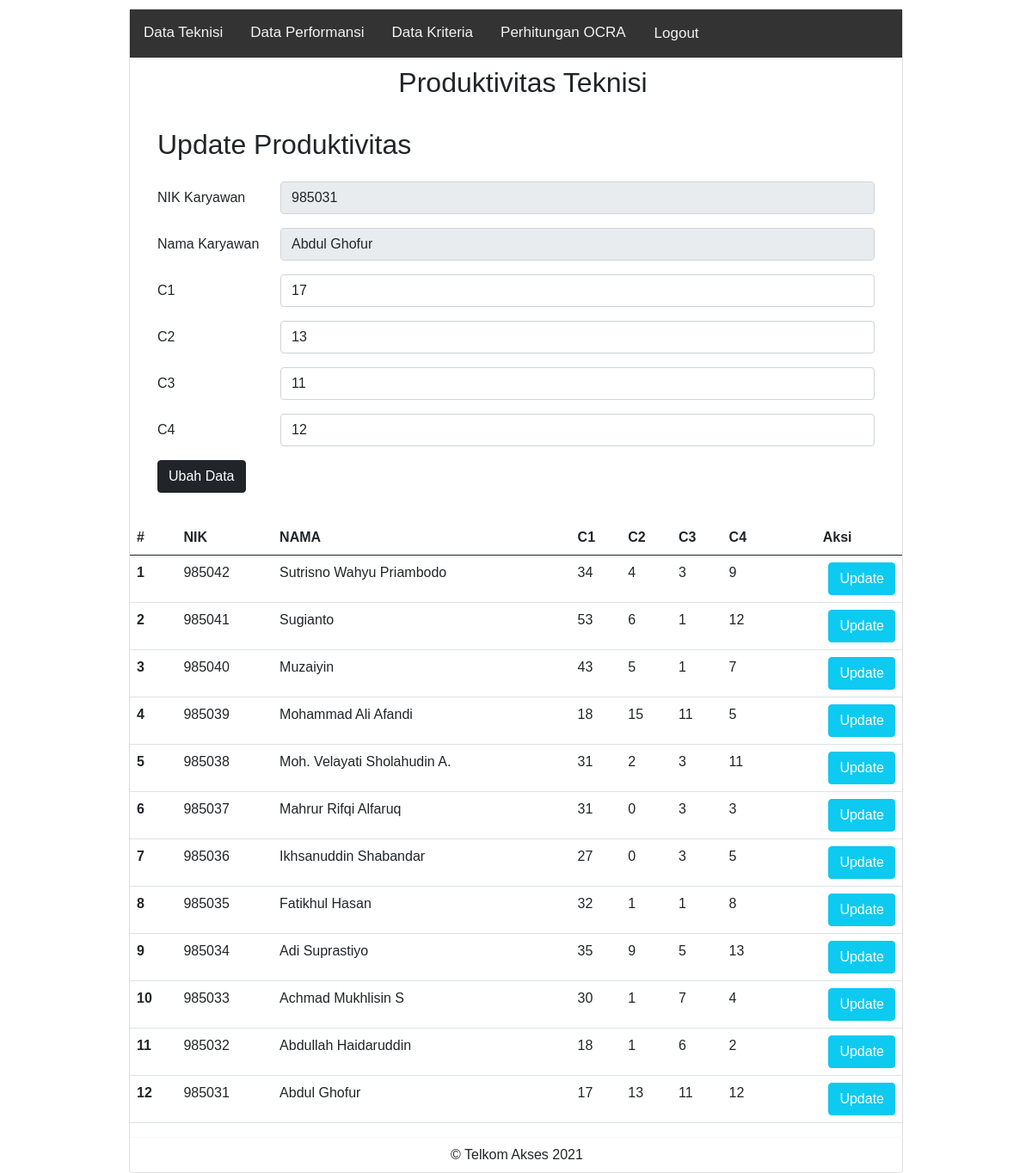
The page /performansi.php?op=edit&id=4 on the database its author committed.
### tables this page shows
CREATE TABLE `tb_karyawan` (
  `id_karyawan` int(11) NOT NULL,
  `nik_karyawan` int(11) NOT NULL,
  `nama_karyawan` varchar(50) NOT NULL,
  `mitra` varchar(50) NOT NULL,
  `prod_c1` int(11) NOT NULL DEFAULT 0,
  `prod_c2` int(11) NOT NULL DEFAULT 0,
  `prod_c3` int(11) NOT NULL DEFAULT 0,
  `prod_c4` int(11) NOT NULL DEFAULT 0
);

### performansi.php (the view, shortened to what this page needs)
<?php
$host       = "localhost";
$user       = "root";
$pass       = "";
$db         = "ocra";
$koneksi    = mysqli_connect($host, $user, $pass, $db);
$nik_karyawan     = "";
$nama_karyawan    = "";
$prod_c1          = "";
$prod_c2          = "";
$prod_c3          = "";
$prod_c4          = "";
if (isset($_GET['op'])) {
    $op = $_GET['op'];
} else {
    $op = "";
}
if ($op == 'edit') {
    $id         = $_GET['id'];
    $sql1       = "select * from tb_karyawan where id_karyawan = '$id'";
    $q1         = mysqli_query($koneksi, $sql1);
    $r1         = mysqli_fetch_array($q1);
    $nik_karyawan       = $r1['nik_karyawan'];
    $nama_karyawan      = $r1['nama_karyawan'];
    $prod_c1            = $r1['prod_c1'];
    $prod_c2            = $r1['prod_c2'];
    $prod_c3            = $r1['prod_c3'];
    $prod_c4            = $r1['prod_c4'];
}
?>
<!DOCTYPE html>
<html lang="en">
<head>
    <link href="https://cdn.jsdelivr.net/npm/bootstrap@5.0.0-beta2/dist/css/bootstrap.min.css" rel="stylesheet">
</head>
<body>
<div class="card mx-auto">
            <div class="topnav">
                <a href="index.php">Data Teknisi</a>
                <a href="performansi.php">Data Performansi</a>
                <a href="kriteria.php">Data Kriteria</a>
                <a href="">Perhitungan OCRA</a>
                <a href="" class="btn button_right">Logout</a>
            </div>
            <div style="padding-left:16px; margin-top:10px">
                <center><h2>Produktivitas Teknisi</h2></center>
            </div>
            <div class="card-body">
            <div style="padding-left:16px; margin-top:10px">
                <h2>Update Produktivitas</h2>
            </div>
            <div class="card-body">
                <form action="performansi.php<?php if(isset($_GET['op'])){echo "?op=".$_GET['op']."&id=".$_GET['id'];}?>" method="POST" enctype="multipart/form-data">
                    <div class="mb-3 row">
                        <label for="nik_karyawan" class="col-sm-2 col-form-label">NIK Karyawan</label>
                        <div class="col-sm-10">
                            <input type="text" disabled class="form-control" id="nik_karyawan" name="nik_karyawan" value="<?php echo $nik_karyawan ?>">
                        </div>
                    </div>
                    <div class="mb-3 row">
                        <label for="nama_karyawan" class="col-sm-2 col-form-label">Nama Karyawan</label>
                        <div class="col-sm-10">
                            <input type="text" disabled class="form-control" id="nama_karyawan" name="nama_karyawan" value="<?php echo $nama_karyawan ?>">
                        </div>
                    </div>
                    <div class="mb-3 row">
                        <label for="prod_c1" class="col-sm-2 col-form-label">C1</label>
                        <div class="col-sm-10">
                            <input type="text" class="form-control" id="prod_c1" name="prod_c1" value="<?php echo $prod_c1 ?>">
                        </div>
                    </div>
                    <div class="mb-3 row">
                        <label for="prod_c2" class="col-sm-2 col-form-label">C2</label>
                        <div class="col-sm-10">
                            <input type="text" class="form-control" id="prod_c2" name="prod_c2" value="<?php echo $prod_c2 ?>">
                        </div>
                    </div>
                    <div class="mb-3 row">
                        <label for="prod_c3" class="col-sm-2 col-form-label">C3</label>
                        <div class="col-sm-10">
                            <input type="text" class="form-control" id="prod_c3" name="prod_c3" value="<?php echo $prod_c3 ?>">
                        </div>
                    </div>
                    <div class="mb-3 row">
                        <label for="prod_c4" class="col-sm-2 col-form-label">C4</label>
                        <div class="col-sm-10">
                            <input type="text" class="form-control" id="prod_c4" name="prod_c4" value="<?php echo $prod_c4 ?>">
                        </div>
                    </div>
                    <div class="col-12">
                        <input type="submit" name="simpan" value="<?php if(isset($_GET['op'])){echo "Ubah Data";}else{echo "Simpan Data";}?>" class="btn btn-dark" />
                    </div>
                    </form>
                </div>
            </div>
            <table class="table">
                    <thead>
                        <tr>
                            <th scope="col">#</th>
                            <th scope="col">NIK</th>
                            <th scope="col">NAMA</th>
                            <th scope="col">C1</th>
                            <th scope="col">C2</th>
                            <th scope="col">C3</th>
                            <th scope="col">C4</th>
                            <th scope="col"><center>Aksi</center></th>
                        </tr>
                    </thead>
                    <tbody id="myTable">
                    <?php
                        $sql2   = "select * from tb_karyawan order by id_karyawan desc";
                        $q2     = mysqli_query($koneksi, $sql2);
                        $urut   = 1;
                        while ($r2 = mysqli_fetch_array($q2)) {
                            $id                 = $r2['id_karyawan'];
                            $nik_karyawan       = $r2['nik_karyawan'];
                            $nama_karyawan      = $r2['nama_karyawan'];
                            $prod_c1            = $r2['prod_c1'];
                            $prod_c2            = $r2['prod_c2'];
                            $prod_c3            = $r2['prod_c3'];
                            $prod_c4            = $r2['prod_c4'];
                    ?>
                            <tr>
                                <th scope="row"><?php echo $urut++ ?></th>
                                <td scope="row"><?php echo $nik_karyawan ?></td>
                                <td scope="row"><?php echo $nama_karyawan ?></td>
                                <td scope="row"><?php echo $prod_c1 ?></td>
                                <td scope="row"><?php echo $prod_c2 ?></td>
                                <td scope="row"><?php echo $prod_c3 ?></td>
                                <td scope="row"><?php echo $prod_c4 ?></td>
                                <td scope="row">
                                <div class="d-grid gap-2 d-md-flex justify-content-md-end">
                                    <a href="performansi.php?op=edit&id=<?php echo $id ?>"><button type="button" class="btn btn-info text-white">Update</button></a>
                                </div>
                                </td>
                            </tr>
                            <?php
                                }
                            ?>
                    </tbody>
                </table>
                <div class="mx-auto card-footer bg-transparent border-light"><center>&copy; Telkom Akses 2021</center></div>
            </div>
</body>
</html>

### performansi.php (style rules this page uses)
.mx-auto { width: 900px }
.button_right { float: right; margin-right: 15px; }
.card { margin-top: 10px; }
body { margin: 0; font-family: Arial, Helvetica, sans-serif; }
.topnav { overflow: hidden; background-color: #333; }
.topnav a { float: left; color: #f2f2f2; text-align: center; padding: 14px 16px; text-decoration: none; font-size: 17px; }

### rows shown on the page
tb_karyawan: nik_karyawan "985031", nama_karyawan "Abdul Ghofur", prod_c1 "17", prod_c2 "13", prod_c3 "11", prod_c4 "12"
tb_karyawan: nik_karyawan "985042", nama_karyawan "Sutrisno Wahyu Priambodo", prod_c1 "34", prod_c2 "4", prod_c3 "3", prod_c4 "9"
tb_karyawan: nik_karyawan "985041", nama_karyawan "Sugianto", prod_c1 "53", prod_c2 "6", prod_c3 "1", prod_c4 "12"
tb_karyawan: nik_karyawan "985040", nama_karyawan "Muzaiyin", prod_c1 "43", prod_c2 "5", prod_c3 "1", prod_c4 "7"
tb_karyawan: nik_karyawan "985039", nama_karyawan "Mohammad Ali Afandi", prod_c1 "18", prod_c2 "15", prod_c3 "11", prod_c4 "5"
tb_karyawan: nik_karyawan "985038", nama_karyawan "Moh. Velayati Sholahudin A.", prod_c1 "31", prod_c2 "2", prod_c3 "3", prod_c4 "11"
tb_karyawan: nik_karyawan "985037", nama_karyawan "Mahrur Rifqi Alfaruq", prod_c1 "31", prod_c2 "0", prod_c3 "3", prod_c4 "3"
tb_karyawan: nik_karyawan "985036", nama_karyawan "Ikhsanuddin Shabandar", prod_c1 "27", prod_c2 "0", prod_c3 "3", prod_c4 "5"
tb_karyawan: nik_karyawan "985035", nama_karyawan "Fatikhul Hasan", prod_c1 "32", prod_c2 "1", prod_c3 "1", prod_c4 "8"
tb_karyawan: nik_karyawan "985034", nama_karyawan "Adi Suprastiyo", prod_c1 "35", prod_c2 "9", prod_c3 "5", prod_c4 "13"
tb_karyawan: nik_karyawan "985033", nama_karyawan "Achmad Mukhlisin S", prod_c1 "30", prod_c2 "1", prod_c3 "7", prod_c4 "4"
tb_karyawan: nik_karyawan "985032", nama_karyawan "Abdullah Haidaruddin", prod_c1 "18", prod_c2 "1", prod_c3 "6", prod_c4 "2"
